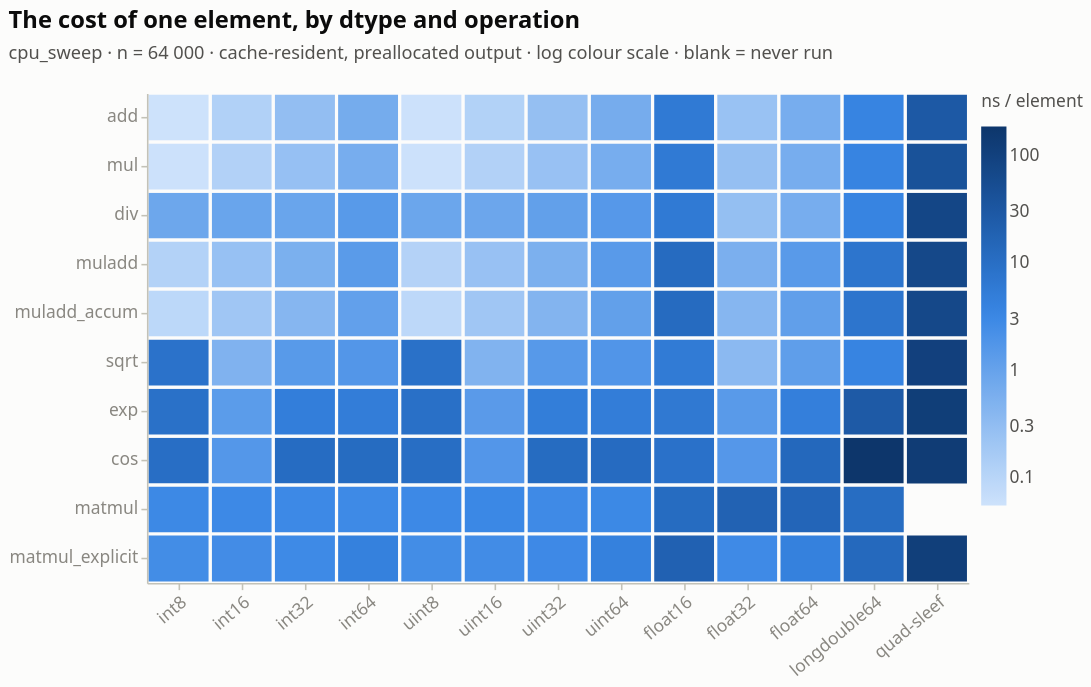

Notebook source saved alongside this figure:
### Markdown cell above
---

## Part 1 — `cpu_sweep`: precision and the cache hierarchy

The design is 13 dtypes × 10 operations × {`alloc`, `out`} × {`hot`, `cold`} ×
3 sizes. This is the only run containing software floating point, and therefore
the run in which the cost of extended precision becomes visible.

The first question is what the overall landscape looks like. The figure below
shows the `hot`, `out=` quadrant at the largest size (n = 64 000, i.e. 256 000
elements): operands are cache-resident and no allocation intervenes, so the
remaining variation is attributable to the arithmetic itself.

### Code cell
HOT_OUT = (pl.col("destination") == "out") & (pl.col("cache_state") == "hot")
BIG = pl.col("n") == 64_000

landscape = (
    sweep.filter(HOT_OUT & BIG)
    .select("operation", "implementation", "ns_elem", "result_dtype", "promoted")
    .sort("operation", "implementation")
)

fig1 = (
    alt.Chart(landscape)
    .mark_rect(stroke=P["surface"], strokeWidth=2)  # the 2px surface gap, not a border
    .encode(
        x=alt.X("implementation:N", sort=DTYPE_ORDER, title=None,
                axis=alt.Axis(labelAngle=-40, labelLimit=110)),
        y=alt.Y("operation:N", sort=OP_ORDER, title=None),
        color=alt.Color(
            "ns_elem:Q",
            scale=alt.Scale(type="log", range=P["ramp"]),
            legend=alt.Legend(title="ns / element", format="~g",
                              values=[0.1, 0.3, 1, 3, 10, 30, 100],
                              gradientLength=240, orient="right", direction="vertical"),
        ),
        tooltip=[
            alt.Tooltip("operation:N", title="op"),
            alt.Tooltip("implementation:N", title="dtype"),
            alt.Tooltip("result_dtype:N", title="computes in"),
            alt.Tooltip("ns_elem:Q", title="ns/element", format=".3f"),
        ],
    )
    .properties(
        width=520, height=310,
        title=alt.Title(
            "The cost of one element, by dtype and operation",
            subtitle="cpu_sweep · n = 64 000 · cache-resident, preallocated output · "
                     "log colour scale · blank = never run",
        ),
    )
)
figure(fig1, landscape.pivot("implementation", index="operation", values="ns_elem"),
       "Table view — ns per element")

### Figure 1 — Vega-Lite specification as saved in the notebook (floating-point values rounded to 4 significant figures; data arrays with more than 128 entries replaced by an {"elided": "..."} marker saying what was removed)
{"config": {"background": "#fcfcfb", "font": "system-ui, -apple-system, \"Segoe UI\", sans-serif", "view": {"stroke": null, "continuousWidth": 620, "continuousHeight": 300}, "axis": {"labelFont": "system-ui, -apple-system, \"Segoe UI\", sans-serif", "titleFont": "system-ui, -apple-system, \"Segoe UI\", sans-serif", "labelColor": "#898781", "titleColor": "#52514e", "labelFontSize": 11, "titleFontSize": 11, "titleFontWeight": 500, "titlePadding": 8, "domainColor": "#c3c2b7", "domainWidth": 1, "tickColor": "#c3c2b7", "tickSize": 4, "gridColor": "#e1e0d9", "gridWidth": 1, "gridDash": []}, "legend": {"labelFont": "system-ui, -apple-system, \"Segoe UI\", sans-serif", "titleFont": "system-ui, -apple-system, \"Segoe UI\", sans-serif", "labelColor": "#52514e", "titleColor": "#52514e", "labelFontSize": 11, "titleFontSize": 11, "titleFontWeight": 500, "symbolType": "circle", "symbolSize": 90, "orient": "top", "direction": "horizontal", "offset": 8, "titlePadding": 10}, "title": {"font": "system-ui, -apple-system, \"Segoe UI\", sans-serif", "color": "#0b0b0b", "fontSize": 15, "fontWeight": 600, "subtitleFont": "system-ui, -apple-system, \"Segoe UI\", sans-serif", "subtitleColor": "#52514e", "subtitleFontSize": 11.5, "subtitlePadding": 8, "anchor": "start", "offset": 14, "dy": -4}, "header": {"labelFont": "system-ui, -apple-system, \"Segoe UI\", sans-serif", "titleFont": "system-ui, -apple-system, \"Segoe UI\", sans-serif", "labelColor": "#52514e", "titleColor": "#52514e", "labelFontSize": 11.5, "labelFontWeight": 600, "titleFontSize": 11}, "range": {"category": ["#2a78d6", "#eb6834", "#1baf7a"], "heatmap": ["#cde2fb", "#9ec5f4", "#6da7ec", "#3987e5", "#256abf", "#184f95", "#0d366b"], "ramp": ["#cde2fb", "#9ec5f4", "#6da7ec", "#3987e5", "#256abf", "#184f95", "#0d366b"]}, "bar": {"cornerRadiusEnd": 4, "discreteBandSize": 15}, "point": {"size": 95, "filled": true, "stroke": "#fcfcfb", "strokeWidth": 2, "opacity": 1}, "line": {"strokeWidth": 2, "strokeCap": "round", "strokeJoin": "round"}, "rule": {"strokeWidth": 1}, "text": {"font": "system-ui, -apple-system, \"Segoe UI\", sans-serif", "fontSize": 11, "color": "#52514e"}}, "data": {"name": "data-7bae55b70b9babb7d4075d9f08e7fc90"}, "mark": {"type": "rect", "stroke": "#fcfcfb", "strokeWidth": 2}, "encoding": {"color": {"field": "ns_elem", "legend": {"direction": "vertical", "format": "~g", "gradientLength": 240, "orient": "right", "title": "ns / element", "values": [0.1, 0.3, 1, 3, 10, 30, 100]}, "scale": {"range": ["#cde2fb", "#9ec5f4", "#6da7ec", "#3987e5", "#256abf", "#184f95", "#0d366b"], "type": "log"}, "type": "quantitative"}, "tooltip": [{"field": "operation", "title": "op", "type": "nominal"}, {"field": "implementation", "title": "dtype", "type": "nominal"}, {"field": "result_dtype", "title": "computes in", "type": "nominal"}, {"field": "ns_elem", "format": ".3f", "title": "ns/element", "type": "quantitative"}], "x": {"axis": {"labelAngle": -40, "labelLimit": 110}, "field": "implementation", "sort": ["int8", "int16", "int32", "int64", "uint8", "uint16", "uint32", "uint64", "float16", "float32", "float64", "longdouble64", "quad-sleef"], "title": null, "type": "nominal"}, "y": {"field": "operation", "sort": ["add", "mul", "div", "muladd", "muladd_accum", "muladd_fused", "sqrt", "exp", "cos", "matmul", "matmul_explicit", "matmul_explicit_fused"], "title": null, "type": "nominal"}}, "height": 310, "title": {"text": "The cost of one element, by dtype and operation", "subtitle": "cpu_sweep · n = 64 000 · cache-resident, preallocated output · log colour scale · blank = never run"}, "width": 520, "$schema": "https://vega.github.io/schema/vega-lite/v6.4.1.json", "datasets": {"data-7bae55b70b9babb7d4075d9f08e7fc90": {"elided": "130 records"}}}
